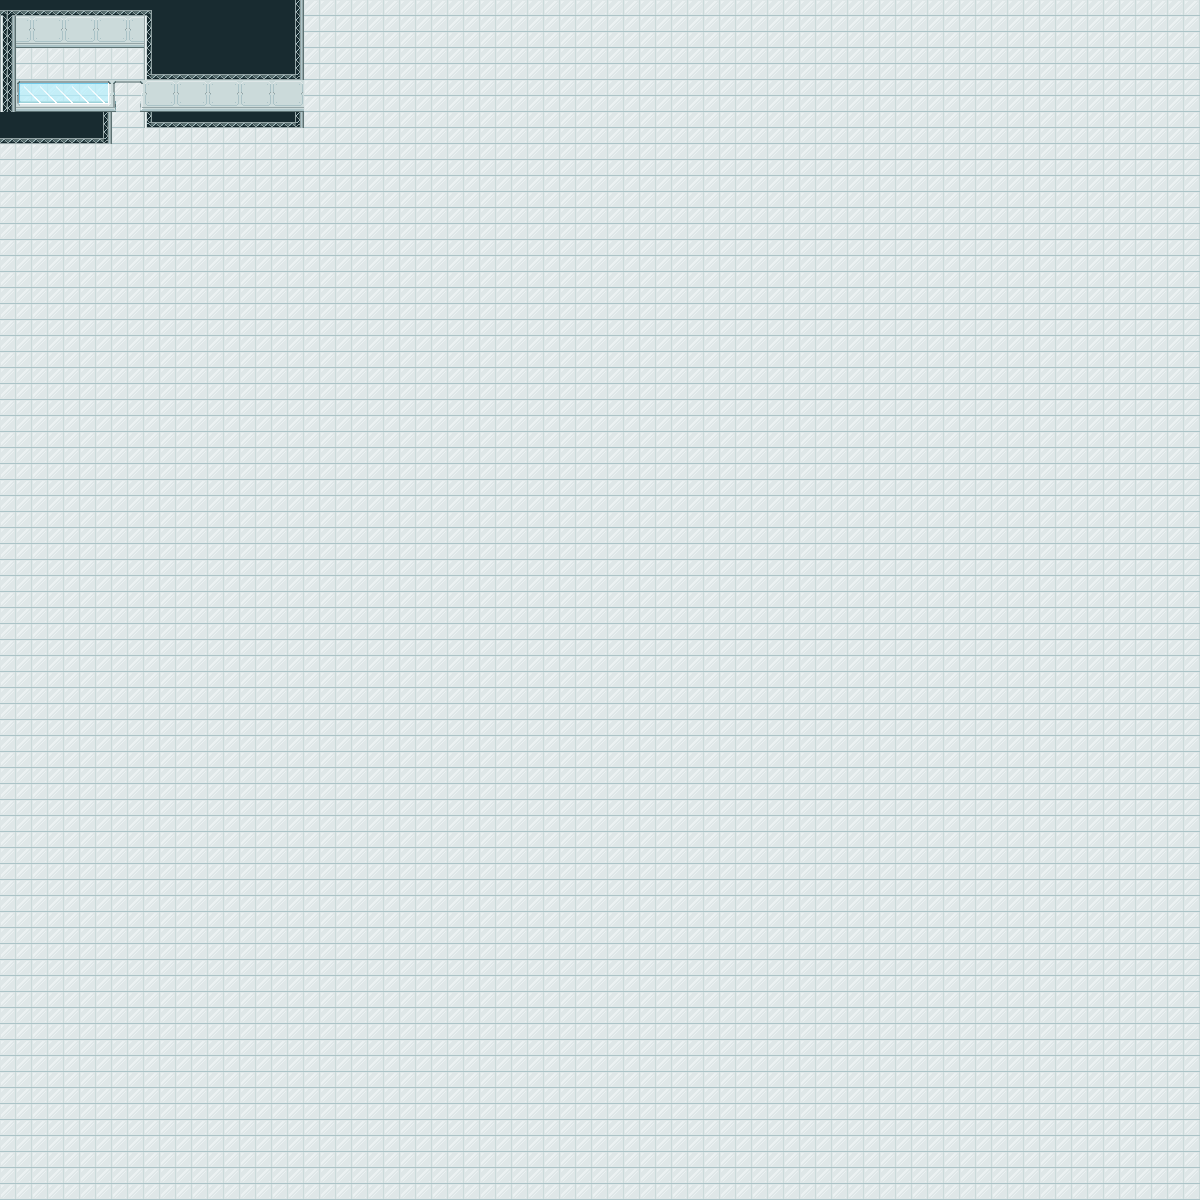

This is a level from a 2D game, rendered from its Tiled map with the project's own tilesets. A one-line summary and the map file follow, with tile-layer data summarised:
An orthogonal 75x75 tile map with 16x16 px tiles, 3 tile layers (ground, background, foreground) and 2 objects (player, npc-vector).

<map version="1.4" tiledversion="1.4.2" orientation="orthogonal" renderorder="right-down" width="75" height="75" tilewidth="16" tileheight="16" infinite="0" nextlayerid="5" nextobjectid="3">
 <editorsettings>
  <export target="../src/assets/maps/level4a.json" format="json" />
 </editorsettings>
 <tileset firstgid="1" name="Futuristic Industrial Tileset" tilewidth="16" tileheight="16" tilecount="64" columns="8">
  <image source="Futuristic Industrial Tileset.png" width="128" height="128" />
  <tile id="2">
   <properties>
    <property name="collides" type="bool" value="true" />
   </properties>
  </tile>
  <tile id="3">
   <properties>
    <property name="collides" type="bool" value="true" />
   </properties>
  </tile>
  <tile id="4">
   <properties>
    <property name="collides" type="bool" value="true" />
   </properties>
  </tile>
  <tile id="5">
   <properties>
    <property name="collides" type="bool" value="true" />
   </properties>
  </tile>
  <tile id="6">
   <properties>
    <property name="collides" type="bool" value="true" />
   </properties>
  </tile>
  <tile id="7">
   <properties>
    <property name="collides" type="bool" value="true" />
   </properties>
  </tile>
  <tile id="11">
   <properties>
    <property name="collides" type="bool" value="true" />
   </properties>
  </tile>
  <tile id="12">
   <properties>
    <property name="collides" type="bool" value="true" />
   </properties>
  </tile>
  <tile id="13">
   <properties>
    <property name="collides" type="bool" value="true" />
   </properties>
  </tile>
  <tile id="14">
   <properties>
    <property name="collides" type="bool" value="true" />
   </properties>
  </tile>
  <tile id="15">
   <properties>
    <property name="collides" type="bool" value="true" />
   </properties>
  </tile>
  <tile id="24">
   <properties>
    <property name="collides" type="bool" value="true" />
   </properties>
  </tile>
  <tile id="25">
   <properties>
    <property name="collides" type="bool" value="true" />
   </properties>
  </tile>
  <tile id="26">
   <properties>
    <property name="collides" type="bool" value="true" />
   </properties>
  </tile>
  <tile id="27">
   <properties>
    <property name="collides" type="bool" value="true" />
   </properties>
  </tile>
  <tile id="28">
   <properties>
    <property name="collides" type="bool" value="true" />
   </properties>
  </tile>
  <tile id="29">
   <properties>
    <property name="collides" type="bool" value="true" />
   </properties>
  </tile>
  <tile id="32">
   <properties>
    <property name="collides" type="bool" value="true" />
   </properties>
  </tile>
  <tile id="33">
   <properties>
    <property name="collides" type="bool" value="true" />
   </properties>
  </tile>
  <tile id="40">
   <properties>
    <property name="collides" type="bool" value="true" />
   </properties>
  </tile>
  <tile id="41">
   <properties>
    <property name="collides" type="bool" value="true" />
   </properties>
  </tile>
  <tile id="42">
   <properties>
    <property name="collides" type="bool" value="true" />
   </properties>
  </tile>
  <tile id="43">
   <properties>
    <property name="collides" type="bool" value="true" />
   </properties>
  </tile>
  <tile id="44">
   <properties>
    <property name="collides" type="bool" value="true" />
   </properties>
  </tile>
  <tile id="45">
   <properties>
    <property name="collides" type="bool" value="true" />
   </properties>
  </tile>
  <tile id="46">
   <properties>
    <property name="collides" type="bool" value="true" />
   </properties>
  </tile>
  <tile id="47">
   <properties>
    <property name="collides" type="bool" value="true" />
   </properties>
  </tile>
  <tile id="48">
   <properties>
    <property name="collides" type="bool" value="true" />
   </properties>
  </tile>
  <tile id="49">
   <properties>
    <property name="collides" type="bool" value="true" />
   </properties>
  </tile>
  <tile id="50">
   <properties>
    <property name="collides" type="bool" value="true" />
   </properties>
  </tile>
  <tile id="51">
   <properties>
    <property name="collides" type="bool" value="true" />
   </properties>
  </tile>
  <tile id="52">
   <properties>
    <property name="collides" type="bool" value="true" />
   </properties>
  </tile>
  <tile id="53">
   <properties>
    <property name="collides" type="bool" value="true" />
   </properties>
  </tile>
  <tile id="54">
   <properties>
    <property name="collides" type="bool" value="true" />
   </properties>
  </tile>
  <tile id="55">
   <properties>
    <property name="collides" type="bool" value="true" />
   </properties>
  </tile>
  <tile id="56">
   <properties>
    <property name="collides" type="bool" value="true" />
   </properties>
  </tile>
  <tile id="57">
   <properties>
    <property name="collides" type="bool" value="true" />
   </properties>
  </tile>
  <tile id="58">
   <properties>
    <property name="collides" type="bool" value="true" />
   </properties>
  </tile>
  <tile id="59">
   <properties>
    <property name="collides" type="bool" value="true" />
   </properties>
  </tile>
  <tile id="60">
   <properties>
    <property name="collides" type="bool" value="true" />
   </properties>
  </tile>
  <tile id="61">
   <properties>
    <property name="collides" type="bool" value="true" />
   </properties>
  </tile>
  <tile id="62">
   <properties>
    <property name="collides" type="bool" value="true" />
   </properties>
  </tile>
  <tile id="63">
   <properties>
    <property name="collides" type="bool" value="true" />
   </properties>
  </tile>
 </tileset>
 <layer id="1" name="ground" width="75" height="75">
  <data>[5625 cells, 5625 non-empty, 1 distinct tile ids]</data>
 </layer>
 <layer id="2" name="background" width="75" height="75">
  <data>[5625 cells, 50 non-empty, 11 distinct tile ids]</data>
 </layer>
 <objectgroup id="3" name="points">
  <object id="1" name="player" x="48.5" y="51.75">
   <point />
  </object>
  <object id="2" name="npc-vector" x="128" y="208">
   <properties>
    <property name="dialog" value="Well, this is it. This is the truth..." />
    <property name="link1" value="3" />
    <property name="option1" value="What happened to the forest?" />
   </properties>
   <point />
  </object>
 </objectgroup>
 <layer id="4" name="foreground" width="75" height="75">
  <data>[5625 cells, 91 non-empty, 21 distinct tile ids]</data>
 </layer>
</map>
